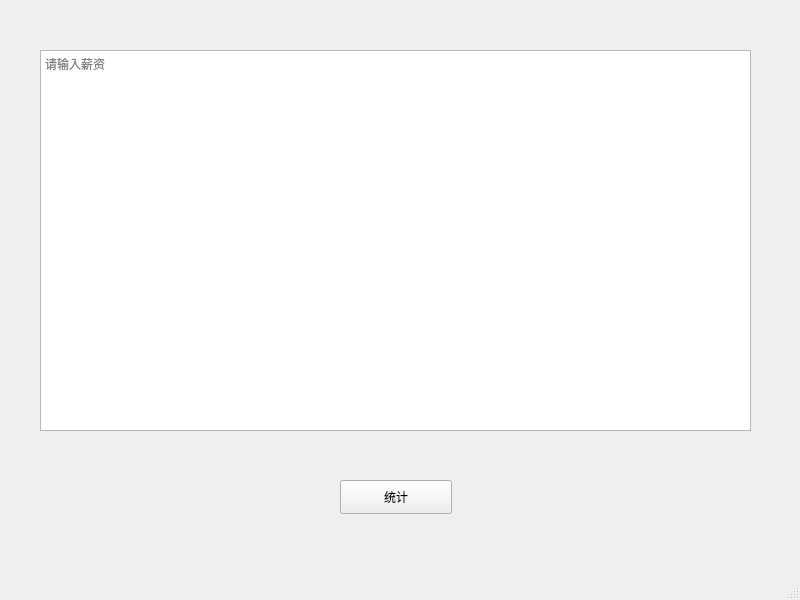
<?xml version="1.0" encoding="UTF-8"?>
<ui version="4.0">
 <class>MainWindow</class>
 <widget class="QMainWindow" name="MainWindow">
  <property name="geometry">
   <rect>
    <x>0</x>
    <y>0</y>
    <width>800</width>
    <height>600</height>
   </rect>
  </property>
  <property name="windowTitle">
   <string>统计薪资</string>
  </property>
  <widget class="QWidget" name="centralwidget">
   <widget class="QPlainTextEdit" name="plainTextEdit">
    <property name="geometry">
     <rect>
      <x>40</x>
      <y>50</y>
      <width>711</width>
      <height>381</height>
     </rect>
    </property>
    <property name="placeholderText">
     <string>请输入薪资</string>
    </property>
   </widget>
   <widget class="QPushButton" name="pushButton">
    <property name="geometry">
     <rect>
      <x>340</x>
      <y>480</y>
      <width>112</width>
      <height>34</height>
     </rect>
    </property>
    <property name="text">
     <string>统计</string>
    </property>
   </widget>
  </widget>
  <widget class="QMenuBar" name="menubar">
   <property name="geometry">
    <rect>
     <x>0</x>
     <y>0</y>
     <width>800</width>
     <height>30</height>
    </rect>
   </property>
  </widget>
  <widget class="QStatusBar" name="statusbar"/>
 </widget>
 <resources/>
 <connections/>
</ui>
